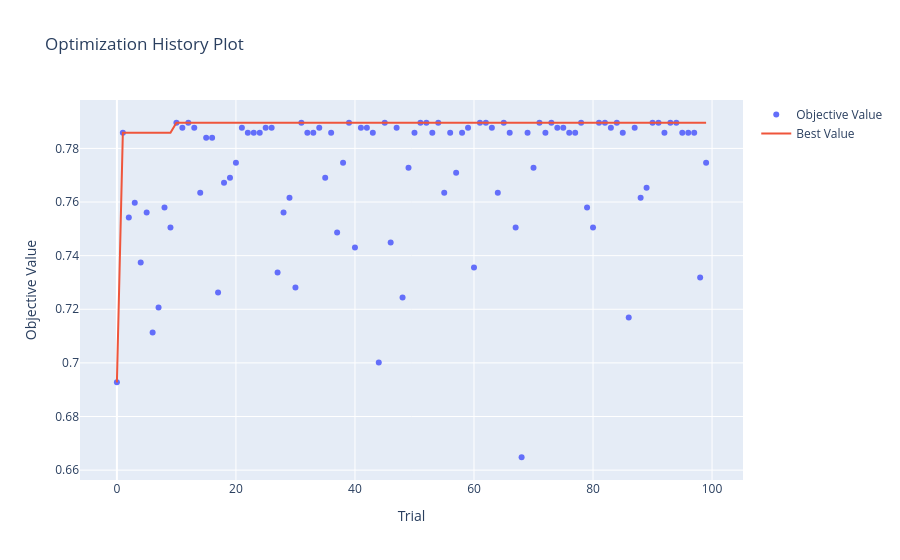

The code cell stored with this chart in its notebook:
### Code cell
plot_optimization_history(study3).show()
